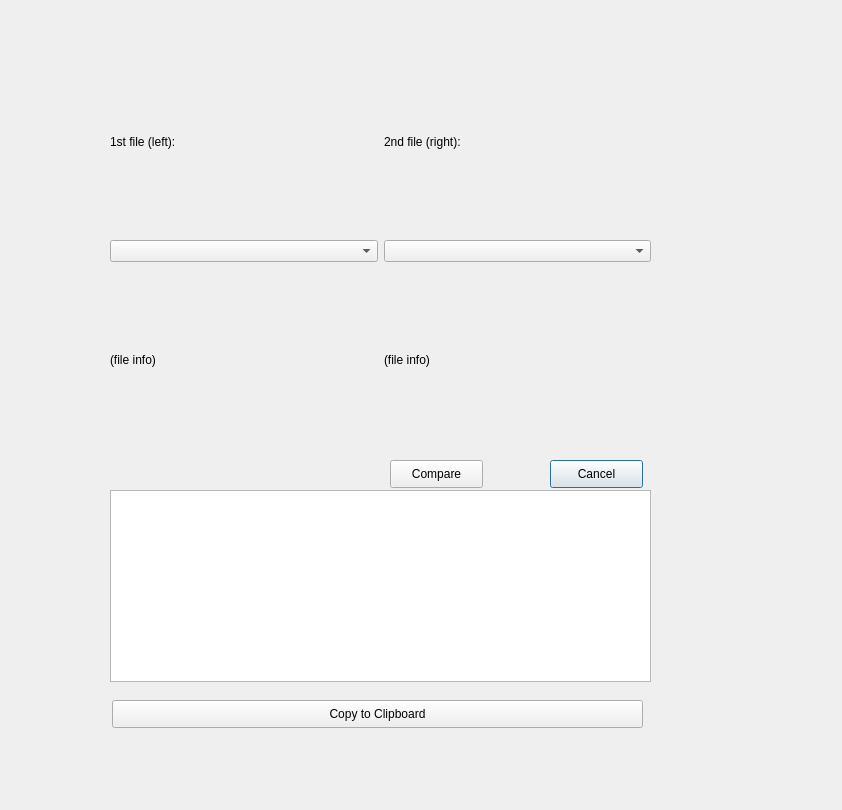
<?xml version="1.0" encoding="UTF-8"?>
<ui version="4.0">
 <class>Dialog</class>
 <widget class="QDialog" name="Dialog">
  <property name="geometry">
   <rect>
    <x>0</x>
    <y>0</y>
    <width>842</width>
    <height>810</height>
   </rect>
  </property>
  <property name="windowTitle">
   <string>Dialog</string>
  </property>
  <widget class="QWidget" name="gridLayoutWidget">
   <property name="geometry">
    <rect>
     <x>110</x>
     <y>50</y>
     <width>541</width>
     <height>401</height>
    </rect>
   </property>
   <layout class="QGridLayout" name="gridLayout">
    <item row="0" column="2">
     <widget class="QLabel" name="label">
      <property name="text">
       <string>2nd file (right):</string>
      </property>
     </widget>
    </item>
    <item row="1" column="2">
     <widget class="QComboBox" name="rightFormats"/>
    </item>
    <item row="1" column="1">
     <widget class="QComboBox" name="leftFormats"/>
    </item>
    <item row="0" column="1">
     <widget class="QLabel" name="label_2">
      <property name="text">
       <string>1st file (left):</string>
      </property>
     </widget>
    </item>
    <item row="2" column="1">
     <widget class="QLabel" name="leftFileInfo">
      <property name="text">
       <string>(file info)</string>
      </property>
     </widget>
    </item>
    <item row="2" column="2">
     <widget class="QLabel" name="rightFileInfo">
      <property name="text">
       <string>(file info)</string>
      </property>
     </widget>
    </item>
   </layout>
  </widget>
  <widget class="QPushButton" name="cancelButton">
   <property name="geometry">
    <rect>
     <x>550</x>
     <y>460</y>
     <width>93</width>
     <height>28</height>
    </rect>
   </property>
   <property name="text">
    <string>Cancel</string>
   </property>
  </widget>
  <widget class="QPushButton" name="compareButton">
   <property name="geometry">
    <rect>
     <x>390</x>
     <y>460</y>
     <width>93</width>
     <height>28</height>
    </rect>
   </property>
   <property name="text">
    <string>Compare</string>
   </property>
  </widget>
  <widget class="QTextBrowser" name="textBrowser">
   <property name="geometry">
    <rect>
     <x>110</x>
     <y>490</y>
     <width>541</width>
     <height>192</height>
    </rect>
   </property>
  </widget>
  <widget class="QPushButton" name="copyToClipboardButton">
   <property name="geometry">
    <rect>
     <x>112</x>
     <y>700</y>
     <width>531</width>
     <height>28</height>
    </rect>
   </property>
   <property name="text">
    <string>Copy to Clipboard</string>
   </property>
  </widget>
 </widget>
 <resources/>
 <connections/>
</ui>
